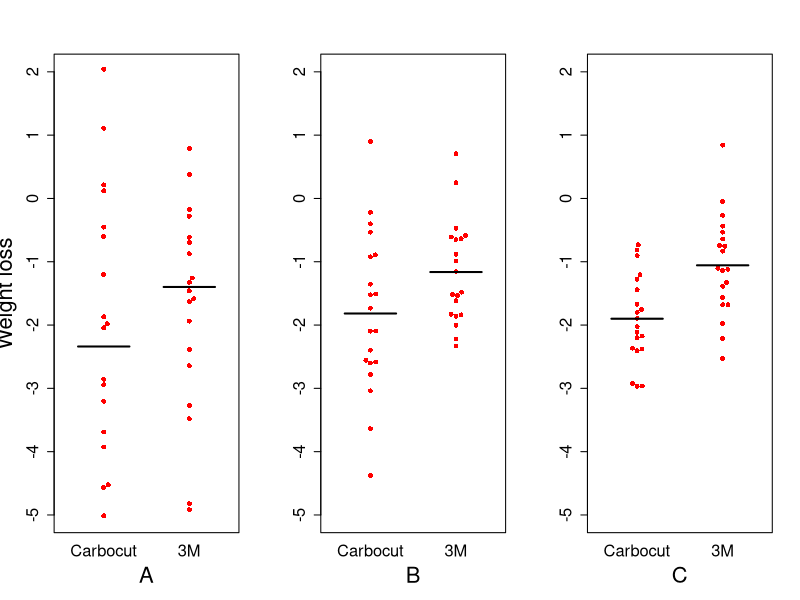

Write R code to recreate this figure. (Note: this script raises an error after producing the figure.)
## ---- chunk 1
list_of_packages<-c("tidyverse","kableExtra","knitr","MASS")
new.packages <- list_of_packages[!(list_of_packages %in% installed.packages()[,"Package"])]
if(length(new.packages))install.packages(new.packages,dependencies = TRUE)

library(tidyverse)
library(kableExtra)
library(knitr)
library(MASS)
library(dplyr)
library(magrittr)
library(ggplot2)
library(ggpubr)

## ---- chunk 2
library(beeswarm) #nice plotting package
library(doBy)
set.seed(8) #to ensure same values generated on each run - change to any other number for different results

#create a set of values to simulate for true group differences in SD units
truediff<-c(.1,.75,1.25) #here we have 3 values; c stands for cocatenate so we get 3 values
#in a vector; we can refer to them as truediff[1], truediff[2] and truediff[3]
truelabel<-c('A','B','C') #to label the plots for each run

ndiffs<-length(truediff)

par(mfrow=c(1,3))

myn<-20 #N per group
myES <- NA
for (i in 1:ndiffs){
  thisdiff<-truediff[i]
mynum <- rnorm(myn*2)
mynum[1:myn]<-mynum[1:myn]-thisdiff  #add truediff value to group 1 scores

#scale so that variances differ rather than means
mynum<-(-2)*mynum/(i)-2 #just divide by 1, 2 or 3, after switching polarity and multiplying by 2 (to make it more compatible with the example)

mygp<-c(rep(2,myn),rep(1,myn))#generate group IDs for equal sized groups 1 and 2
mydat<-data.frame(cbind(mygp,mynum)) #stick it all together in a dataframe
#mydat #uncomment this to look at the dataframe if you like

#Show the plot with the stats
myylab<-''
if (i==1){myylab<-'Weight loss'}
mydat$mygp<-as.factor(mydat$mygp)
levels(mydat$mygp)<-c('Carbocut','3M')

beeswarm(mynum~mygp , data = mydat,xlab=truelabel[i],ylab=myylab,
         col='red',pch=16,ylim=c(-5,2),cex.axis=1.5,cex.lab=2)
segments(x0 = 0.7, x1 = 1.3,
         y0 = mean(mydat$mynum[21:40]), 
         lty = 1, lwd = 2,col='black')
segments(x0 = 1.7, x1 = 2.3,
         y0 = mean(mydat$mynum[1:20]), 
         lty = 1, lwd = 2,col='black')
myES[i]<-(mean(mydat$mynum[21:40])-mean(mydat$mynum[1:20]))/mean(sd(mydat$mynum[1:20]),sd(mydat$mynum[21:40]))

}



## ---- chunk 3
knitr::include_graphics('images/Effectsizes_fig.jpg')
## ---- chunk 4
#Plot taken from Law of Small numbers paper: needs formatting etc - possibly redoing in ggplot. For now, I have just read in the saved version. 
nsub <- 100 #set to size of largest group 
numrange<-c(10,20,40,80,160,320)
nset <- length(numrange)
sampledat<-data.frame(matrix(NA,nrow=nsub,ncol=nset)) #dummy frame to hold simulated data on nsub cases and nset columns
#prepare plot

ES<-.3

Nsample<-50

for (n in numrange){
  sampledat <- data.frame(matrix(NA,Nsample*2,3))
  colnames(sampledat)<-c('N','mean','ES')
  sampledat$N<-n
  thisrow<-0
  for(es in c(0,ES)){
    for (ns in 1:Nsample){
      thisrow<-thisrow+1
      sampledat$mean[thisrow] <- mean(rnorm(n,es,1))
      sampledat$ES[thisrow]<-es
    }
  }
  
  if(n==numrange[1]){ alldat<-sampledat}
  if(n>numrange[1]){alldat<-rbind(alldat,sampledat)} #bolt on next sample size in long format
}


#specify pink colour for control group, and blue for experimental group
alldat$colour <- 'deeppink'
w <- which(alldat$ES==ES)
alldat$colour[w]<-'blue'

beeswarm(alldat$mean~alldat$N,pwcol=alldat$colour,cex=.7,pch=16,xlab='Sample size',ylab='Observed effect size',ylim=c(-.7,.9))
abline(h=ES,lty=3,lwd=2,col='blue')
abline(h=0,lty=3,lwd=2,col='deeppink')
text(.6,-.62,'Power:',cex=.8)
for (samplesize in 1:6){
  mypower <-  power.t.test(n = numrange[samplesize], delta = ES, sd = 1, sig.level = 0.05,
                           type = c("two.sample"),
                           alternative = c("one.sided"))
  text((samplesize),-.7,round(mypower$power,3),cex=.8)
}

## ---- chunk 5
knitr::include_graphics('images/bees_ES0.3_Nall.jpg')
## ---- chunk 6
options(kableExtra.html.bsTable = T)
mymat<-matrix(NA,nrow=2,ncol=3)

mymat[,1]<-c("Reject Null hypothesis","Do Not Reject Null Hypothesis")

mymat[,2]<-c("True Positive","False Negative \n (Type II error)")
mymat[,3]<-c("False Positive \n (Type I error)","True Negative")

mymat<-as.data.frame(mymat)
names(mymat)<-c("","Intervention effective","Intervention ineffective")

knitr::kable(mymat,escape = F, align = "c", booktabs = T, caption = 'Outcomes of hypothesis test') %>%
  kable_styling(c("striped", "bordered"), latex_options = "striped", full_width = F) %>%
  column_spec(1:1, bold = T) %>%
  column_spec(1:3,width = "9em") %>%
  add_header_above(c(" ","Ground truth" = 2))
## ---- chunk 7
#https://stats.stackexchange.com/questions/14140/how-to-best-display-graphically-type-ii-beta-error-power-and-sample-size

#TeachingDemos package in R for inspiration.

mha <- 1  # mean under the alternative
z <- qnorm(1-0.05,0,1/sqrt(1))   
n <- 1
x <- seq(-3, 4, length=1000)
dh0 <- dnorm(x, 0, 1/sqrt(n))
dh1 <- dnorm(x, mha, 1/sqrt(n))
mydata<-data.frame(x,dh0,dh1) %>% mutate(area = x >= z)


p1<-ggplot(data = mydata, aes(x = x, ymin = 0, ymax = dh0, fill = area)) +
  geom_ribbon(alpha=0.5) +
  geom_line(aes(y = dh0)) +
  geom_vline(xintercept = z, linetype = 'dashed') +
  theme_bw()+ylab("") +theme(legend.title = element_blank(),legend.text = element_text(c("Alpha","")))+ scale_fill_manual(labels = c("","Alpha"),values=c("white","red"))+
  annotate(geom = 'text', x = z+0.2, y = 0.15, colour="red", label = 'Type I Error\n (Alpha)', hjust = -0.2)+annotate(geom = 'text', x = -2, y = 0.3, label = 'Null, H0\nMean = 0')+xlab("")+theme(legend.position = "none")+ggtitle("NULL DISTRIBUTION")

p2<-ggplot(data = mydata, aes(x = x, ymin = 0, ymax = dh1, fill = area)) +
  geom_ribbon(alpha=0.5) +
  geom_line(aes(y = dh1)) +
  geom_vline(xintercept = z, linetype = 'dashed') +
  theme_bw()+ylab("") +theme(legend.title = element_blank(),legend.text = element_text(c("Power","Type II (Beta)")))+ scale_fill_manual(labels = c("Type II (Beta)","Power"),values=c("Blue","yellow"))+
  annotate(geom = 'text', x = -0.25, y = 0.1, label = 'Type II \nError (Beta)', hjust = -0.1) +
  annotate(geom = 'text', x = z+0.2, y = 0.1, label = 'Power\n (1-Beta)', hjust = -0.01)+
  annotate(geom = 'text', x = -2, y = 0.3, label = 'Alternative, H1\nMean = 1')+xlab("")+theme(legend.position = "none")+ggtitle("ALTERNATIVE DISTRIBUTION")

ggarrange(p1, p2, ncol = 1, nrow = 2)


## ---- chunk 8
#https://stats.stackexchange.com/questions/14140/how-to-best-display-graphically-type-ii-beta-error-power-and-sample-size

#TeachingDemos package in R for inspiration.


mha <- 1  # mean under the alternative
n <- 10
z <- qnorm(1-0.05,0,1/sqrt(n))   

x <- seq(-3, 4, length=1000)
dh0 <- dnorm(x, 0, 1/sqrt(n))
dh1 <- dnorm(x, mha, 1/sqrt(n))
mydata<-data.frame(x,dh0,dh1) %>% mutate(area = x >= z)


p1<-ggplot(data = mydata, aes(x = x, ymin = 0, ymax = dh0, fill = area)) +
  geom_ribbon(alpha=0.5) +
  geom_line(aes(y = dh0)) +
  geom_vline(xintercept = z, linetype = 'dashed') +
  theme_bw()+ylab("") +theme(legend.title = element_blank(),legend.text = element_text(c("Alpha","")))+ scale_fill_manual(labels = c("","Alpha"),values=c("white","red"))+
  annotate(geom = 'text', x = z+0.2, y = 0.25, colour="red", label = 'Type I Error\n (Alpha)', hjust = -0.2)+annotate(geom = 'text', x = -1, y = 1, label = 'Null, H0\nMean = 0')+xlab("")+theme(legend.position = "none")+ggtitle("NULL DISTRIBUTION")

p2<-ggplot(data = mydata, aes(x = x, ymin = 0, ymax = dh1, fill = area)) +
  geom_ribbon(alpha=0.5) +
  geom_line(aes(y = dh1)) +
  geom_vline(xintercept = z, linetype = 'dashed') +
  theme_bw()+ylab("") +theme(legend.title = element_blank(),legend.text = element_text(c("Power","Type II (Beta)")))+ scale_fill_manual(labels = c("Type II (Beta)","Power"),values=c("Blue","yellow"))+
  annotate(geom = 'text', x = -0.5, y = 0.5, label = 'Type II \nError (Beta)', hjust = -0.1) +
  annotate(geom = 'text', x = z+0.2, y = 0.5, label = 'Power\n (1-Beta)', hjust = -0.01)+
  annotate(geom = 'text', x = -1, y = 1, label = 'Alternative, H1\nMean = 1')+xlab("")+theme(legend.position = "none")+ggtitle("ALTERNATIVE DISTRIBUTION")

ggarrange(p1, p2, ncol = 1, nrow = 2)


## ---- chunk 9
myseq <- seq(10,200,10)
plot(myseq,1/sqrt(myseq),type='b',ylab='SE',xlab='N')
